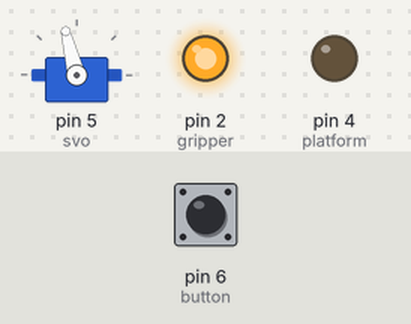
Bench run of a sketch on a simulated Arduino Uno, built with avr-gcc and run on an emulated ATmega328P. On the bench: servo, output pins drawn as LEDs (lit = HIGH). The inputs (shaded band) are chosen by the test bench; at power-on: pin 6 (button) HIGH.

Above: at 0.05 s.
At 1.35 s:
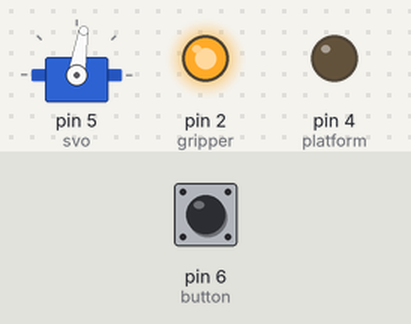
At 2.6 s:
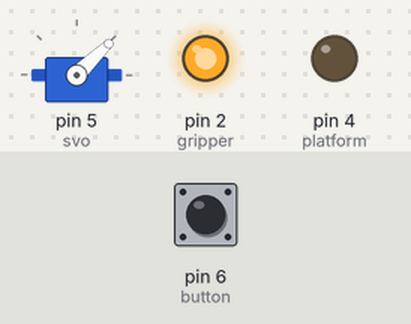
At 5.15 s:
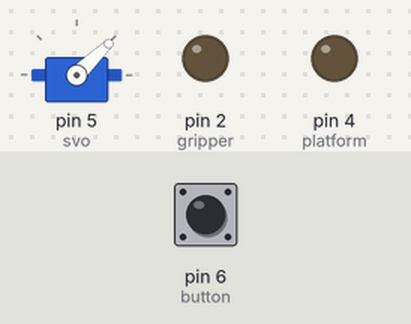
At 7.7 s:
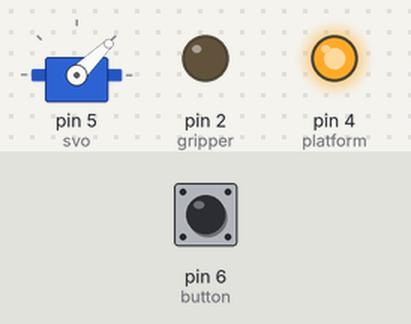
At 10.3 s:
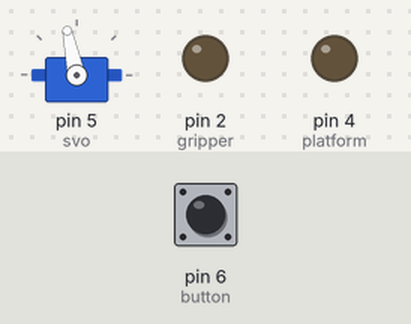
Timing chart, 0 to 13.4 s (numbered marks = the images above):
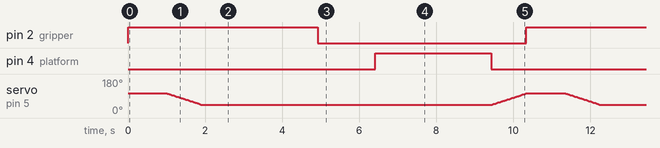

Measured:
- by itself, pin 2 (gripper): alternates HIGH for 4.9 s and LOW for 5.4 s
- by itself, pin 4 (platform): alternates HIGH for 3.0 s and LOW for 7.3 s

The sketch:

MAEG2050_GROUP08_AAGC.ino
```cpp
#include <Servo.h>

Servo svo;
const int gripper = 2; // pin D2
const int button = 6; // pin D6
const int platform = 4; // pin D4
int pos = 104;

void setup() {
  pinMode(gripper, OUTPUT);
  pinMode(platform, OUTPUT);
  pinMode(button, INPUT_PULLUP);
  svo.attach(5); // pin D5
  svo.write(104); // set zero pos=104 , final pos=44
}

void loop() {
  if(digitalRead(button)==HIGH ) // if the limit switch is trigerred when the arrow touches the gripper, ready to grip
  {
    digitalWrite(gripper, HIGH); // turn on the pneumatic gripper immediately
    delay(1000); // grip the arrow for 1 second
    for (pos = 104; pos >= 44; pos--) { // move the motor from initial position to final position
      svo.write(pos);
        delay(15);
    }
    delay(3000); // after the motor reaches the final position, wait 3 seconds before dropping the arrow
    digitalWrite(gripper, LOW); // release the pneumatic gripper to drop the arrow onto the platform
    delay(1500); // wait 1.5 seconds as the arrow roll to the wall
    digitalWrite(platform, HIGH); // drop the platform down as the arrow is ready to be dropped from the platform
    delay(3000); // wait for 3 seconds until the arrow leaves the platform and land in the collection zone
    digitalWrite(platform, LOW); // lift the platform up
    for (pos = 44; pos <= 104; pos++) { // move the motor back to initial position
      svo.write(pos);
        delay(15);
    }
  }
}
```
